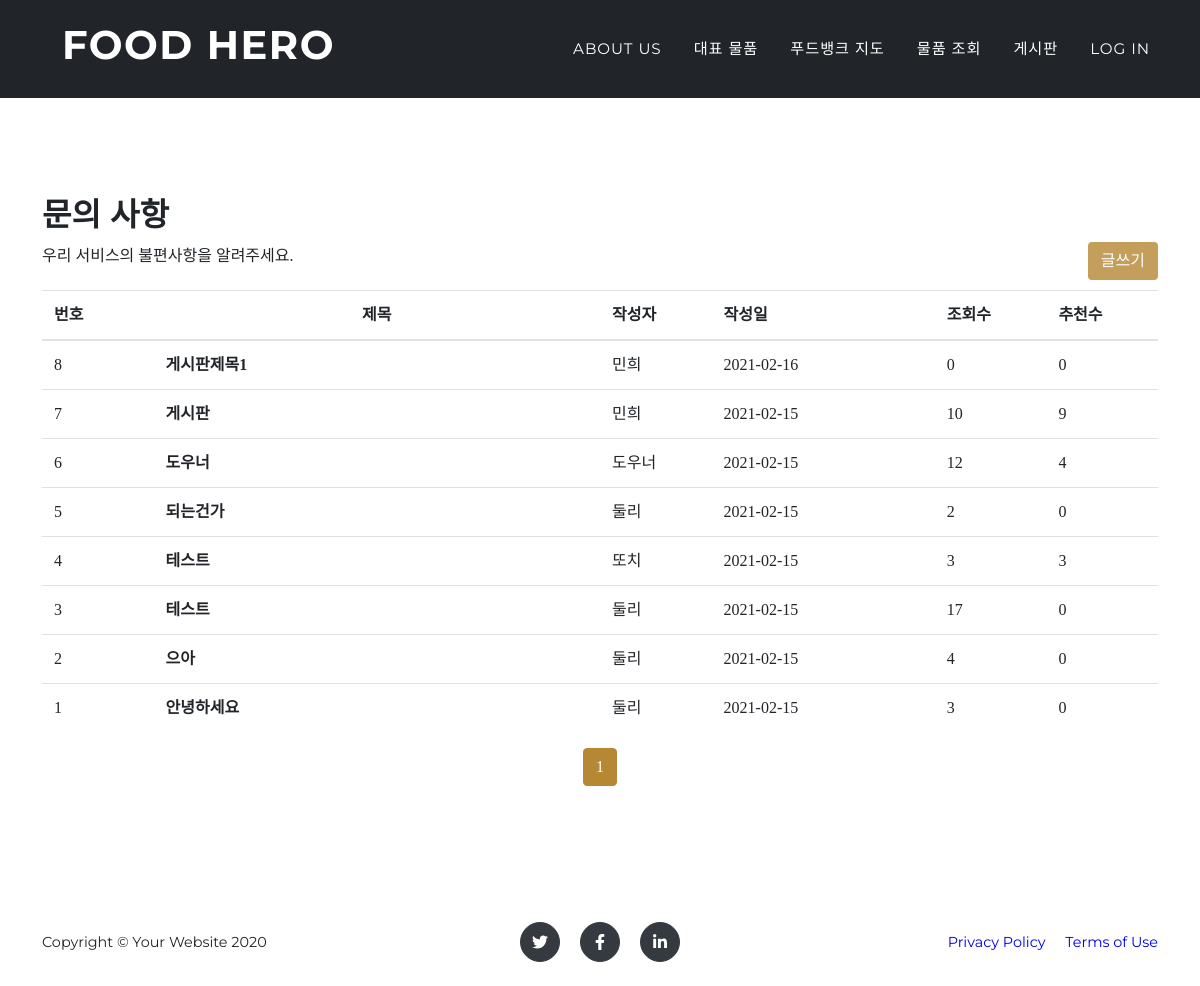
The page /mainapp/board/ on the database its author committed.
### mainapp/models.py (models this page shows, shortened)
class Board(models.Model):
    writer = models.ForeignKey(Users, on_delete=models.CASCADE)
    title = models.TextField()
    content = models.TextField()
    writedate = models.DateTimeField(auto_now_add=True)
    cnt = models.IntegerField(default=0)
    like = models.IntegerField(default=0)

### accountapp/models.py (models this page shows)
class Users(models.Model):
    useremail = models.EmailField(max_length=30, primary_key=True, verbose_name="이메일(아이디)")
    username = models.CharField(max_length=12, verbose_name="사용자 이름")
    password = models.CharField(max_length=12, verbose_name="비밀 번호")

### mainapp/views.py (the view)
# urls.py: path('board/', views.board, name='board'),
def board(request):
    context={}
    if 'user' in request.session:
        context['user_name']=request.session.get('user')
    if 'error' in request.session:
        context['error']=request.session.get('error')
        del request.session['error']
    if request.method == "POST":
        title=request.POST['title']
        content=request.POST['content']
        if 'user' in request.session:
            writer=request.session['email']
            board=Board(writer_id=writer,title=title,content=content)
            board.save()
            return redirect('board')
        else:
            return redirect('/mainapp/board/?err='+"먼저 로그인을 해주세요.")
    else:
        page = int(request.GET.get('page', 1))
        board=Board.objects.all()
        board=board.order_by('-writedate')
        paginator = Paginator(board, 10)
        pagelist = paginator.get_page(page)
        position = page - 1
        visible_page = 5
        R = position // visible_page
        visible_list = []
        for i in range((R * visible_page) + 1, ((R + 1) * visible_page) + 1):
            if i > paginator.num_pages: break
            visible_list.append(i)
        context['Board']=pagelist
        context['total']=visible_list
        context['current']=page
        return render(request,'board.html',context)

### mainapp/templates/board.html (shortened to what this page needs)
{% extends 'base.html' %}
{% load static %}
{% block content %}
<body id="page-top">
        <nav class="navbar navbar-expand-lg navbar-dark fixed-top" style="background-color: #212529" id="mainNav">
            <div class="container">
                <a class="navbar-brand js-scroll-trigger" href="{% url 'home'%}#page-top"><h1 style="color:white; float:left; margin-left:20px; ">Food HERO</h1></a>
                <div class="collapse navbar-collapse" id="navbarResponsive">
                    <ul class="navbar-nav text-uppercase ml-auto">
                        <li class="nav-item"><a class="nav-link js-scroll-trigger" href="{% url 'home'%}#aboutus">About Us</a></li>
                        <li class="nav-item"><a class="nav-link js-scroll-trigger" href="{% url 'home'%}#product14">대표 물품</a></li>
                        <li class="nav-item"><a class="nav-link js-scroll-trigger" href="{% url 'home'%}#foodmap">푸드뱅크 지도</a></li>
                        <li class="nav-item"><a class="nav-link js-scroll-trigger" href="{% url 'centerItem' %}">물품 조회</a></li>
                        <li class="nav-item"><a class="nav-link js-scroll-trigger" href="{% url 'board' %}">게시판</a></li>
                        {% if user_name %}
						<li class="nav-item dropdown"><a class="nav-link dropdown-toggle" href="#" data-toggle="dropdown" onclick="return false;">{{user_name}} 님!</a>
							<ul class="dropdown-menu">
							  <li><a class="dropdown-item" href="{% url 'mypage' %}">내 정보</a></li>
							  <li><a class="dropdown-item" href="{% url 'logout'%}?next={{request.get_full_path}}">Log Out!!</a></li>
							</ul>
						</li>
					  {% else %}
						<li class="nav-item"><a class="nav-link" href="{% url 'login'%}?next={{request.get_full_path}}">Log in</a></li>
					  {% endif %}
                    </ul>
                </div>
            </div>
        </nav>
<section class="page-section">
    <div class="container" style="margin-top:100px;">
        <h2>문의 사항</h2>
        <div>
            <p style="display:inline;">우리 서비스의 불편사항을 알려주세요.</p>
            <button id="write_button" style="float:right; margin-bottom:10px; background-color:#b68834; color:white; opacity:0.8;" type="button" class="btn">글쓰기</button>
        </div>
        <table class="table table-hover">
            <thead>
                <tr>
                    <th style="width:10%;">번호</th>
                    <th style="width:40%; text-align:center;">제목</th>
                    <th style="width:10%;">작성자</th>
                    <th style="width:20%;">작성일</th>
                    <th style="width:10%;">조회수</th>
                    <th style="width:10%;">추천수</th>
                </tr>
            </thead>
            <tbody>
                {% for data in Board%}
                <tr onclick="view({{data.id}})">
                    <td>{{data.id}}</td>
                    <td style="font-weight:bolder;">{{data.title}}</td>
                    <td>{{data.writer.username}}</td>
                    <td>{{data.writedate |date:"Y-m-d" }}</td>
                    <td>{{data.cnt}}</td>
                    <td>{{data.like}}</td>
                </tr>
                {% endfor %}
            </tbody>
        </table>
    </div>
        <ul class="pagination justify-content-center">
            {% for i in total%}
              {% if i == current %}
                <li class="page-item active"  ><a class="page-link" style="background-color:#b68834; border-color:#b68834;" href="?page={{i}}">{{i}}</a></li>
              {% else %}
                <li class="page-item"><a class="page-link" style="color:black;"  href="?page={{i}}">{{i}}</a></li>
              {% endif %}
            {% endfor %}
        </ul>
</section>
{% endblock %}

### FOODBANKproject/templates/base.html (shortened to what this page needs)
<!DOCTYPE html>
{% load static %}
<html lang="en">
    <head>
        <link href='{% static "css/styles.css" %}' rel="stylesheet" />
    </head>
            {% block content %}
            {% endblock %}
        <footer class="footer py-4">
            <div class="container">
                <div class="row align-items-center">
                    <div class="col-lg-4 text-lg-left">Copyright © Your Website 2020</div>
                    <div class="col-lg-4 my-3 my-lg-0">
                        <a class="btn btn-dark btn-social mx-2" href="#!"><i class="fab fa-twitter"></i></a>
                        <a class="btn btn-dark btn-social mx-2" href="#!"><i class="fab fa-facebook-f"></i></a>
                        <a class="btn btn-dark btn-social mx-2" href="#!"><i class="fab fa-linkedin-in"></i></a>
                    </div>
                    <div class="col-lg-4 text-lg-right">
                        <a class="mr-3" href="#!">Privacy Policy</a>
                        <a href="#!">Terms of Use</a>
                    </div>
                </div>
            </div>
        </footer>
        <body>
        </body>
</html>

### FOODBANKproject/templates/base.html (style rules this page uses)
body { font-family : "서울한강체" ; }

### rows shown on the page
Board: id "8", title "게시판제목1", writer.username "민희", writedate "2021-02-16", cnt "0", like "0"
Board: id "7", title "게시판", writer.username "민희", writedate "2021-02-15", cnt "10", like "9"
Board: id "6", title "도우너", writer.username "도우너", writedate "2021-02-15", cnt "12", like "4"
Board: id "5", title "되는건가", writer.username "둘리", writedate "2021-02-15", cnt "2", like "0"
Board: id "4", title "테스트", writer.username "또치", writedate "2021-02-15", cnt "3", like "3"
Board: id "3", title "테스트", writer.username "둘리", writedate "2021-02-15", cnt "17", like "0"
Board: id "2", title "으아", writer.username "둘리", writedate "2021-02-15", cnt "4", like "0"
Board: id "1", title "안녕하세요", writer.username "둘리", writedate "2021-02-15", cnt "3", like "0"

### other values the page prints
{{ i }} "1"
